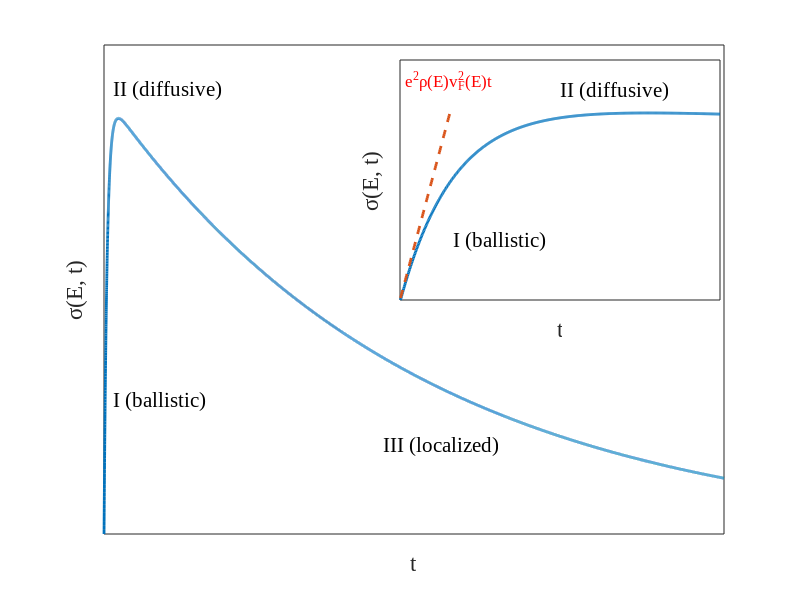

This chart was generated by the following MATLAB code:
clear;
close all;

a=1.1;
b=1;
x=0.01:0.01:200;
vac=exp(-x)-0.01*exp(-x/100);
sigma=cumtrapz(x,vac);

figure;
plot(x,sigma,'linewidth',2)
ylim([0,1.1]);
set(gca,'xtick',[],'ytick',[],'fontsize',15);
xlabel('t','fontname','Times New Roman');
ylabel('\sigma(E, t)','fontname','Times New Roman');
text(3,0.3,'I (ballistic)','fontname','Times New Roman','fontsize',15);
text(3,1,'II (diffusive)','fontname','Times New Roman','fontsize',15);
text(90,0.2,'III (localized)','fontname','Times New Roman','fontsize',15);

axes('Position',[.5 .5 .4 .4])
box on

plot(x(1:600),sigma(1:600),'linewidth',2);
hold on;
plot(x(1:95),x(1:95),'--','linewidth',2);
ylim([0,1.2]);
set(gca,'xtick',[],'ytick',[],'fontsize',15);
xlabel('t','fontname','Times New Roman');
ylabel('\sigma(E, t)','fontname','Times New Roman');
text(1,.3,'I (ballistic)','fontname','Times New Roman','fontsize',15);
text(3,1.05,'II (diffusive)','fontname','Times New Roman','fontsize',15);
text(0.1,1.1,'e^2\rho(E)v_F^2(E)t','fontname','Times New Roman','fontsize',12,'color',[1 0 0]);
